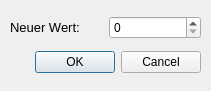
<?xml version="1.0" encoding="UTF-8"?>
<ui version="4.0">
 <class>OrderItemSettings</class>
 <widget class="QDialog" name="OrderItemSettings">
  <property name="geometry">
   <rect>
    <x>0</x>
    <y>0</y>
    <width>211</width>
    <height>91</height>
   </rect>
  </property>
  <property name="windowTitle">
   <string>Dialog</string>
  </property>
  <widget class="QWidget" name="verticalLayoutWidget">
   <property name="geometry">
    <rect>
     <x>10</x>
     <y>10</y>
     <width>191</width>
     <height>71</height>
    </rect>
   </property>
   <layout class="QVBoxLayout" name="verticalLayout">
    <item>
     <layout class="QHBoxLayout" name="horizontalLayout">
      <item>
       <widget class="QLabel" name="label">
        <property name="sizePolicy">
         <sizepolicy hsizetype="Preferred" vsizetype="Fixed">
          <horstretch>0</horstretch>
          <verstretch>0</verstretch>
         </sizepolicy>
        </property>
        <property name="font">
         <font>
          <pointsize>10</pointsize>
         </font>
        </property>
        <property name="text">
         <string>Neuer Wert:</string>
        </property>
       </widget>
      </item>
      <item>
       <widget class="QSpinBox" name="spinBox">
        <property name="maximum">
         <number>30</number>
        </property>
       </widget>
      </item>
     </layout>
    </item>
    <item>
     <widget class="QDialogButtonBox" name="buttonBox">
      <property name="orientation">
       <enum>Qt::Horizontal</enum>
      </property>
      <property name="standardButtons">
       <set>QDialogButtonBox::Cancel|QDialogButtonBox::Ok</set>
      </property>
     </widget>
    </item>
   </layout>
  </widget>
 </widget>
 <resources/>
 <connections>
  <connection>
   <sender>buttonBox</sender>
   <signal>accepted()</signal>
   <receiver>OrderItemSettings</receiver>
   <slot>accept()</slot>
   <hints>
    <hint type="sourcelabel">
     <x>248</x>
     <y>254</y>
    </hint>
    <hint type="destinationlabel">
     <x>157</x>
     <y>274</y>
    </hint>
   </hints>
  </connection>
  <connection>
   <sender>buttonBox</sender>
   <signal>rejected()</signal>
   <receiver>OrderItemSettings</receiver>
   <slot>reject()</slot>
   <hints>
    <hint type="sourcelabel">
     <x>316</x>
     <y>260</y>
    </hint>
    <hint type="destinationlabel">
     <x>286</x>
     <y>274</y>
    </hint>
   </hints>
  </connection>
 </connections>
</ui>
